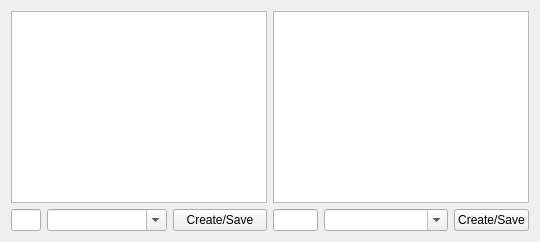
         <widget class="QWidget" name="tab_7">
          <attribute name="title">
           <string>Attribute Collection</string>
          </attribute>
          <layout class="QHBoxLayout" name="horizontalLayout_7">
           <item>
            <layout class="QVBoxLayout" name="verticalLayout_21">
             <item>
              <widget class="QListView" name="lstAttributeCollection"/>
             </item>
             <item>
              <layout class="QHBoxLayout" name="horizontalLayout_34">
               <item>
                <widget class="QLineEdit" name="txtmstrAttributeCollectionID">
                 <property name="minimumSize">
                  <size>
                   <width>30</width>
                   <height>0</height>
                  </size>
                 </property>
                 <property name="maximumSize">
                  <size>
                   <width>30</width>
                   <height>16777215</height>
                  </size>
                 </property>
                </widget>
               </item>
               <item>
                <widget class="QComboBox" name="cmbAttributeCollectionReference_2">
                 <property name="minimumSize">
                  <size>
                   <width>120</width>
                   <height>0</height>
                  </size>
                 </property>
                 <property name="editable">
                  <bool>true</bool>
                 </property>
                </widget>
               </item>
               <item>
                <widget class="QPushButton" name="cmdCreateAttributeCollection">
                 <property name="text">
                  <string>Create/Save</string>
                 </property>
                </widget>
               </item>
              </layout>
             </item>
            </layout>
           </item>
           <item>
            <layout class="QVBoxLayout" name="verticalLayout_22">
             <item>
              <widget class="QTableView" name="tblListAttributeCollection"/>
             </item>
             <item>
              <layout class="QHBoxLayout" name="horizontalLayout_19">
               <item>
                <widget class="QLineEdit" name="lstAttributeTableID">
                 <property name="maximumSize">
                  <size>
                   <width>45</width>
                   <height>16777215</height>
                  </size>
                 </property>
                 <property name="baseSize">
                  <size>
                   <width>20</width>
                   <height>0</height>
                  </size>
                 </property>
                </widget>
               </item>
               <item>
                <widget class="QComboBox" name="lstAttributeTables">
                 <property name="editable">
                  <bool>true</bool>
                 </property>
                </widget>
               </item>
               <item>
                <layout class="QVBoxLayout" name="verticalLayout_23">
                 <item>
                  <widget class="QPushButton" name="csAttributeCollectionItem">
                   <property name="maximumSize">
                    <size>
                     <width>75</width>
                     <height>16777215</height>
                    </size>
                   </property>
                   <property name="text">
                    <string>Create/Save</string>
                   </property>
                  </widget>
                 </item>
                </layout>
               </item>
              </layout>
             </item>
            </layout>
           </item>
          </layout>
         </widget>
